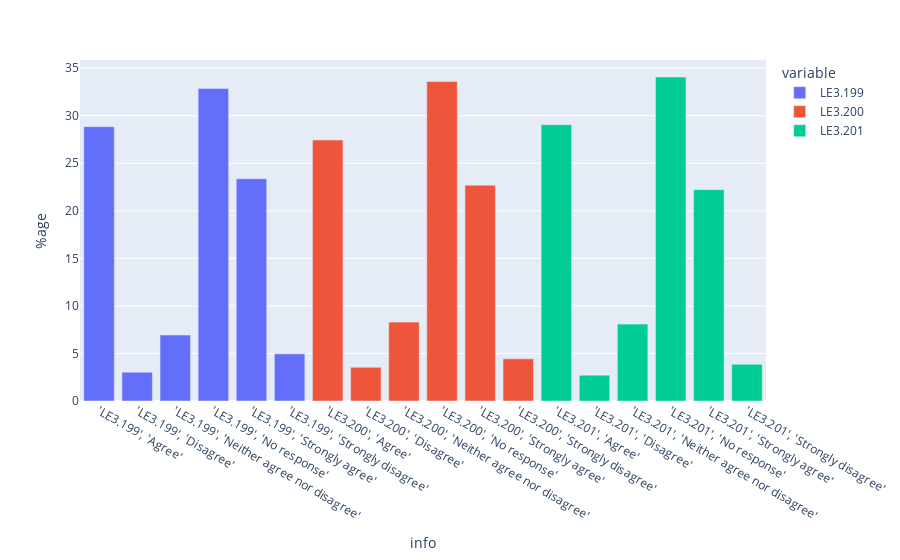

Source (notebook cell):
### Code cell
#plot
px.bar(yes_next_2, 
       x='info', 
       y= '%age',
      color='variable')

### Figure 1 — Plotly figure (JSON) as saved in the notebook; plotly's stock layout.template omitted (floating-point values rounded to 4 significant figures)
{"data": [{"alignmentgroup": "True", "hovertemplate": "variable=LE3.199<br>info=%{x}<br>%age=%{y}<extra></extra>", "legendgroup": "LE3.199", "marker": {"color": "#636efa", "pattern": {"shape": ""}}, "name": "LE3.199", "offsetgroup": "LE3.199", "orientation": "v", "showlegend": true, "textposition": "auto", "type": "bar", "x": ["'LE3.199', 'Agree'", "'LE3.199', 'Disagree'", "'LE3.199', 'Neither agree nor disagree'", "'LE3.199', 'No response'", "'LE3.199', 'Strongly agree'", "'LE3.199', 'Strongly disagree'"], "xaxis": "x", "y": [28.85, 3.026, 6.938, 32.86, 23.37, 4.956], "yaxis": "y"}, {"alignmentgroup": "True", "hovertemplate": "variable=LE3.200<br>info=%{x}<br>%age=%{y}<extra></extra>", "legendgroup": "LE3.200", "marker": {"color": "#EF553B", "pattern": {"shape": ""}}, "name": "LE3.200", "offsetgroup": "LE3.200", "orientation": "v", "showlegend": true, "textposition": "auto", "type": "bar", "x": ["'LE3.200', 'Agree'", "'LE3.200', 'Disagree'", "'LE3.200', 'Neither agree nor disagree'", "'LE3.200', 'No response'", "'LE3.200', 'Strongly agree'", "'LE3.200', 'Strongly disagree'"], "xaxis": "x", "y": [27.44, 3.547, 8.294, 33.59, 22.69, 4.434], "yaxis": "y"}, {"alignmentgroup": "True", "hovertemplate": "variable=LE3.201<br>info=%{x}<br>%age=%{y}<extra></extra>", "legendgroup": "LE3.201", "marker": {"color": "#00cc96", "pattern": {"shape": ""}}, "name": "LE3.201", "offsetgroup": "LE3.201", "orientation": "v", "showlegend": true, "textposition": "auto", "type": "bar", "x": ["'LE3.201', 'Agree'", "'LE3.201', 'Disagree'", "'LE3.201', 'Neither agree nor disagree'", "'LE3.201', 'No response'", "'LE3.201', 'Strongly agree'", "'LE3.201', 'Strongly disagree'"], "xaxis": "x", "y": [29.06, 2.713, 8.086, 34.06, 22.22, 3.86], "yaxis": "y"}], "layout": {"autosize": true, "barmode": "relative", "legend": {"title": {"text": "variable"}, "tracegroupgap": 0}, "margin": {"t": 60}, "xaxis": {"anchor": "y", "autorange": true, "domain": [0, 1], "range": [-0.5, 17.5], "title": {"text": "info"}, "type": "category"}, "yaxis": {"anchor": "x", "autorange": true, "domain": [0, 1], "range": [0, 35.86], "title": {"text": "%age"}, "type": "linear"}}}
